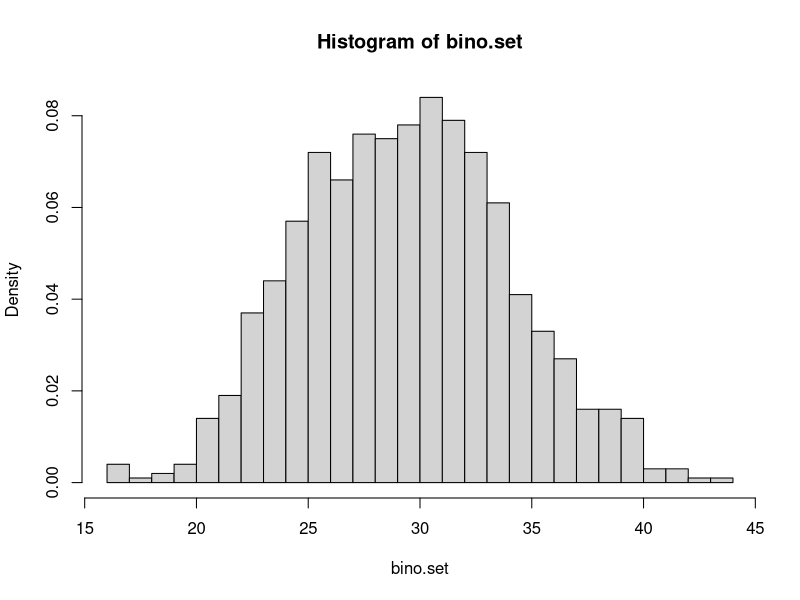
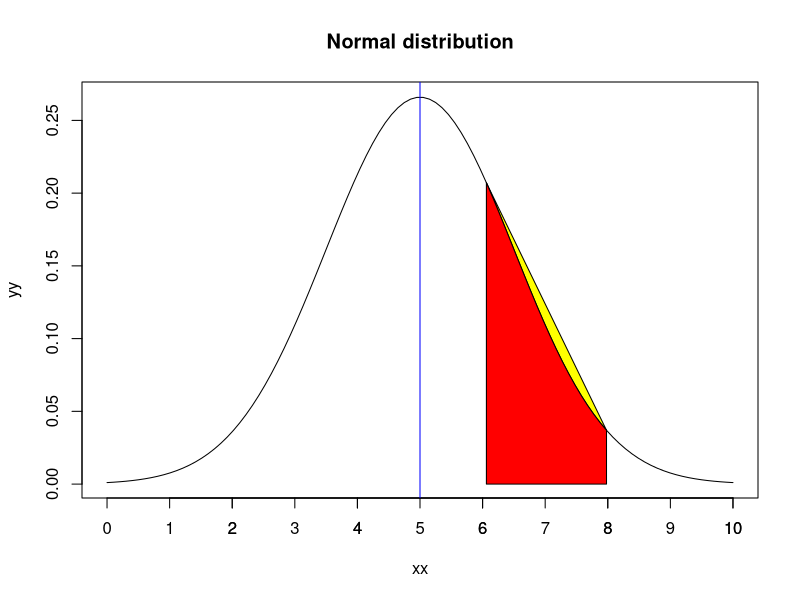

Source code (R) for these figures, in order:

# 107-1 Statistics Lab4: Random variables and probability distribution

# 1. The probability of binomial distribution by simulation
# 2. The existed binomial and normal distribution functions in R
# 3. Plotting normal distributions
# ----------------------------------------------------------------------------


# 1. The probability of binomial distribution by simulation ------------------

# Step 1. Generate one binomial random variable
Bino.event = function(n, p) {
  simp.event = c()
  pp = 10*p
  
  for (i in 1:n) {
    samp = sample(1:10, 1, replace = T)
    
    # an event with probability p
    if (samp <= pp) {
      event = 1
    } else {
      event = 0
    }
    
    simp.event[i] = event
  }
  
  x = sum(simp.event)
  #x = length(simp.event[simp.event==1]) #another way to write
  return(x)
}

Bino.event(n = 100, p = 0.3)


# Step 2. Generate a set of binomial random variable
bino.set = c()

for (i in 1:1000) {
  bino.set[i] = Bino.event(n = 100, p = 0.3)
}

hist(bino.set, prob = T, breaks = 20)


# Step 3. PDF and CDF
# PDF
bino.set==35
bino.set[bino.set==35]
length(bino.set[bino.set==35])

PDF = length(bino.set[bino.set==35]) / length(bino.set) 
PDF

# CDF
bino.set<=35
bino.set[bino.set<=35]
length(bino.set[bino.set<=35])

CDF = length(bino.set[bino.set<=35]) / length(bino.set)
CDF


# 2. The existed binomial and normal distribution functions in R ----------

# Binomial function
pbinom(35, size = 100, prob = 0.3) #given x, size, prob --> cumulative probability
dbinom(35, size = 100, prob = 0.3) #given x, size, prob --> probability

qbinom(0.8839214, size = 100, prob = 0.3) #given cumulative probability --> x
rbinom(10, size = 100, prob = 0.3) #random samples from a binomial distribution of given size, prob


# Normal distribution function
pnorm(35, mean = 30, sd = 5) #given mean, sd --> cumulative probability
dnorm(35, mean = 30, sd = 5) #given mean, sd --> density

qnorm(0.8413447, mean = 30, sd = 5) #given cumulative probability --> x
rnorm(10, mean = 30, sd = 5) #random samples from a normal distribution of given mean, sd



# 3. Plotting normal distributions -------------------------------------------

# The Xs and Ys of the plot
xx = seq(0, 10, length.out = 100)
yy = dnorm(xx, mean = 5, sd = 1.5)

# Plotting
plot(x = xx, y = yy, type = "l", main = "Normal distribution")
axis(side = 1, at = seq(1,10,by=1))

## Add a line on the plot
abline(v = 5, col = "blue")
#abline(h = 0.2, col = "red")


## Highlight an area on the plot
region.x = xx[xx>=6 & xx<=8]
region.y = yy[xx>=6 & xx<=8]

polygon(region.x, region.y, col = "yellow")

region.x2 = c(head(region.x,1), region.x, tail(region.x,1))
region.y2 = c(0, region.y, 0)
#head()
#tail()

polygon(region.x2, region.y2, col = "red")







